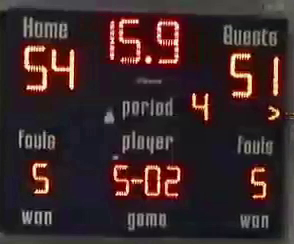
#> input picture frame 7 of Program/practiceFootage.mp4, 294 x 244 px, given in place of practice footage.mp4, which was not available
$ python scoreDetectionTesseract.py
#> lines starting #> are read from the running program, lines starting #| are printed output that depends on the picture; after the words box and inside, x2 and y2 are one past the last pixel; in counts of white or black regions, pixels touching at a corner belong together; pictures that were not available may be replaced by others from this repository, and a replacement may not be noted
import os
from PIL import Image
import cv2
import time
import pytesseract

# Correct Tesseract path (replace with your actual path)
pytesseract.pytesseract.tesseract_cmd = r'C:\Users\27GracieF\AppData\Local\Programs\Tesseract-OCR\tesseract.exe'

# Get current directory
current_directory = os.getcwd()

# Set up variables
servingTeam = 1
currentframe = 0
score1 = 10
score2 = 5

# Change directory (check for errors)
try:
    os.chdir(r"C:\Users\27GracieF\OneDrive - Taipei American School\Desktop\Livestream\Program")
except FileNotFoundError:
    print("Error: Target directory not found!")
    exit()

# Choose video output
pracVid = cv2.VideoCapture('practice footage.mp4')

# Create data folder if it doesn't exist
try:
    if not os.path.exists('data'):
        os.makedirs('data')
except OSError:
    print('Error: Creating directory of data')

# Process
while True:
    time.sleep(1)

    # Read video
    ret, frame = pracVid.read()
#> frame is the input picture: shape (244, 294, 3); mean B, G, R 41.4, 39.8, 58.1

    # If video exists, run the following
    if ret:
        print("Frame read successfully.")  # Print for debugging

        # Process frame
        gray = cv2.cvtColor(frame, cv2.COLOR_BGR2GRAY)
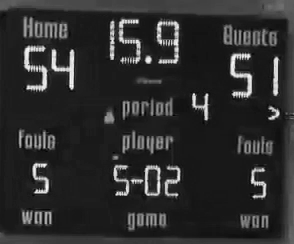
#> gray: shape (244, 294); min 0, max 251, mean 45.4
        thresh = cv2.threshold(gray, 70, 220, cv2.THRESH_BINARY_INV)[1]
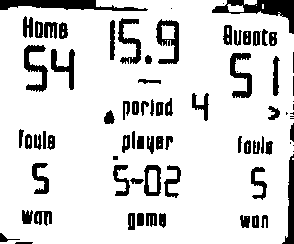
#> thresh: shape (244, 294); values 0 (black) and 220 (white), 84.8% white; 80 black regions (12 under 20 px), largest, box (x1, y1, x2, y2) and area: (212, 0, 294, 34) 965, (0, 0, 148, 11) 948, (156, 19, 179, 64) 516
        contrast = cv2.convertScaleAbs(thresh, 3, 140)
        blur = cv2.medianBlur(contrast, 7)
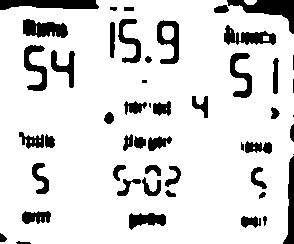
#> blur: shape (244, 294); 85.9% white; 50 black regions (6 under 20 px), largest, box (x1, y1, x2, y2) and area: (227, 0, 294, 34) 858, (0, 0, 99, 10) 789, (23, 19, 68, 38) 600

        # Create filename
        name = os.path.join('data', f'frame{currentframe}.jpg')

        # Save image (check success)
        success = cv2.imwrite(name, blur)

        if success:
            # Proceed with text extraction only if saving is successful
#> (the run stopped early here; a loop or call above may not have finished)

$ run again, starting later in the video
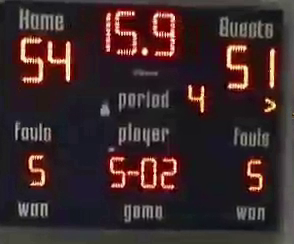
#> input picture frame 31 of Program/practiceFootage.mp4, 294 x 244 px, given in place of practice footage.mp4, which was not available
#> frame is the input picture: shape (244, 294, 3); mean B, G, R 42.1, 40.8, 59.1
#> `thresh = cv2.threshold(gray, 70, 220, cv2.THRESH_BINARY_INV)[1]`:
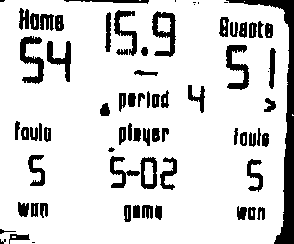
#> thresh: shape (244, 294); values 0 (black) and 220 (white), 84.3% white; 74 black regions (9 under 20 px), largest, box (x1, y1, x2, y2) and area: (226, 0, 294, 244) 2393, (20, 36, 44, 84) 537, (152, 11, 176, 57) 529
#> `blur = cv2.medianBlur(contrast, 7)`:
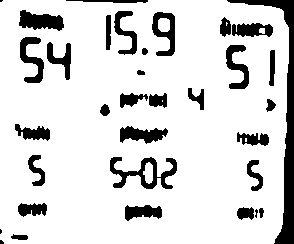
#> blur: shape (244, 294); 84.9% white; 34 black regions (4 under 20 px), largest, box (x1, y1, x2, y2) and area: (227, 0, 294, 244) 2403, (110, 157, 177, 189) 844, (19, 10, 64, 31) 621

$ run again, starting later in the video
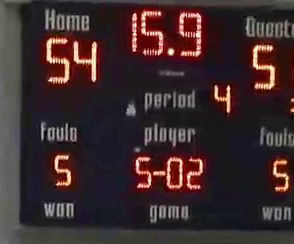
#> input picture frame 56 of Program/practiceFootage.mp4, 294 x 244 px, given in place of practice footage.mp4, which was not available
#> frame is the input picture: shape (244, 294, 3); mean B, G, R 44.4, 42.5, 60.5
#> `thresh = cv2.threshold(gray, 70, 220, cv2.THRESH_BINARY_INV)[1]`:
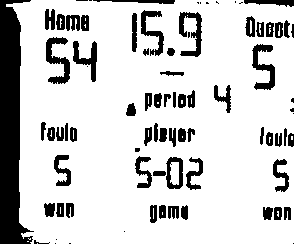
#> thresh: shape (244, 294); values 0 (black) and 220 (white), 81.1% white; 82 black regions (19 under 20 px), largest, box (x1, y1, x2, y2) and area: (0, 0, 34, 244) 4917, (46, 37, 70, 84) 534, (179, 12, 202, 57) 496
#> `blur = cv2.medianBlur(contrast, 7)`:
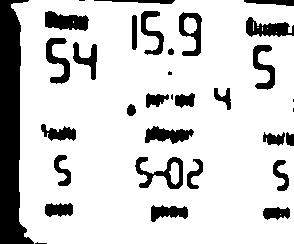
#> blur: shape (244, 294); 81.6% white; 33 black regions (6 under 20 px), largest, box (x1, y1, x2, y2) and area: (0, 0, 34, 244) 4929, (45, 11, 89, 31) 615, (135, 157, 183, 189) 615
